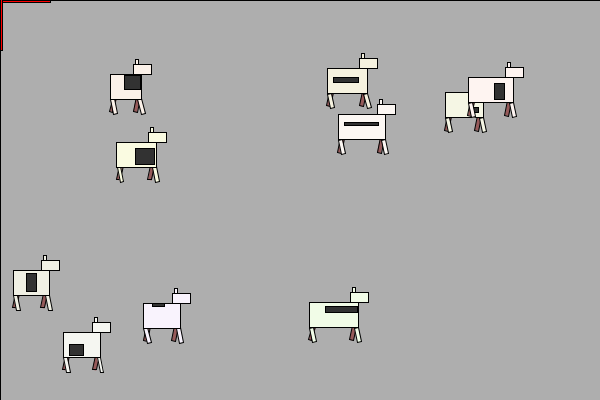
Frame 1 (no input)
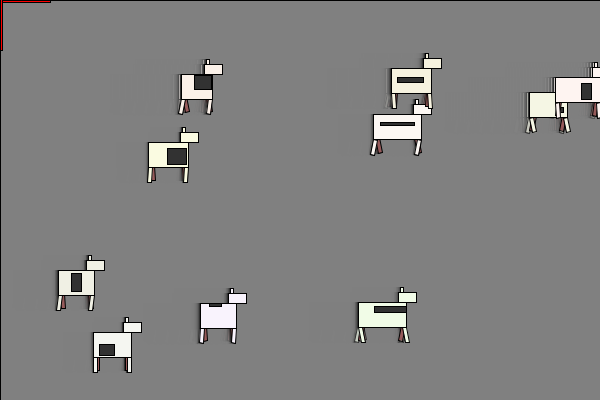
Frame 60 (the mouse pressed at the canvas centre just before this capture)
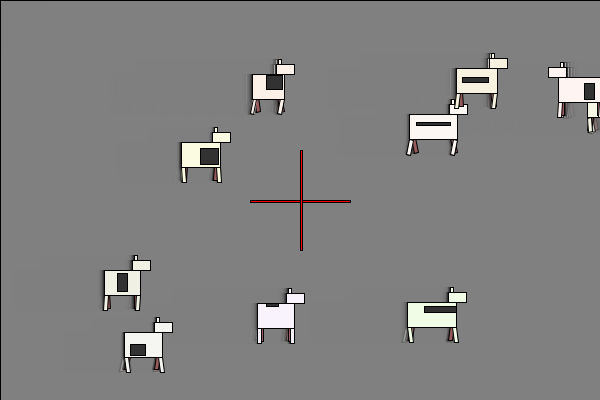
Frame 120 (the mouse held since frame 60 and released just before this capture)

The Processing sketch that drew these frames (run headless with seeded random() and noise(); from frame 60 on, the mouse is pressed at the canvas centre):

// Processing sketch: cowGame
// ── cowGame.pde
Cow [] cows;

void setup() {
  size(600, 400);
  cows = new Cow[10];

  for (int i = 0; i < cows.length; ++i) {
    cows[i] = new Cow(color(random(240, 255), random(240, 255), random(220, 255)));
  }
   for (int j = 0; j < cows.length; ++j) {
     println("cow x: "+cows[j].x);
   }
}

void draw() {
  clearBackground();
  for (int i = 0; i < cows.length; ++i) {
    cows[i].update();
    cows[i].checkBoundaries();
    cows[i].display();
  }
  // b0.update();
  // b0.checkBoundaries();
  // b0.display();

  // b1.update();
  // b1.checkBoundaries();
  // b1.display();

  // b2.update();
  // b2.checkBoundaries();
  // b2.display();

  // b3.update();
  // b3.checkBoundaries();
  // b3.display();
  fill(255,0,0);
  rect(mouseX-50,mouseY,100,2);
  rect(mouseX,mouseY-50,2,100);
  noCursor();
}
void clearBackground() {
  fill(128, 100);
  rect(0, 0, width, height);
}

// ── Cow.pde
class Cow {
  //variables
  float x;
  float y;
  float w;
  float h;
  color c;
  float speedX;
  float speedY;
  float footStep;
  float footMove;

  float sx,sy,sw,sh;

  //constructor
  Cow(color cTemp) {
    x = random (1, 599);
    y = random (20, 350);
    w = random (30, 50);
    h = 25;
    c = cTemp;
    speedX = random(1, 3);
    speedY = random(0, 1);
    footStep = 0;
    footMove = speedX;
    
    sw = random(2, w-5);
    sh = random(2,h-5);
    sx = random(5, w-sw);
    sy = random(0, h-sh);
  }
  //methods
  void update() {
    // y += speedY;
    x += speedX/2;
  }
  void checkBoundaries() {
    // if (y < 0 || y > 400) {
    //   speedY *= -1;
    // }
    if (x < 0 || x > 600) {
      speedX *= -1;
    }
  }
  void display() {
    //fill behind legs
    fill(150,90,90);
    //draw left behind
    pushMatrix();
      translate(x+4, y+h);
      rotate(radians(-footStep+12));
      rect(-2, -2, 4, 15);
    popMatrix();
    //draw right behind
    pushMatrix();
      translate(x+w-4, y+h);
      rotate(radians(-footStep+12));
      rect(-2, -2, 4, 15);
    popMatrix();
    //fill body
    fill(c);
    //draw left front
    pushMatrix();
      translate(x+2, y+h);
      rotate(radians(footStep-12));
      rect(-2, 0, 4, 15);
    popMatrix();
    //draw right front
    pushMatrix();
      translate(x+w-2, y+h);
      rotate(radians(footStep-12));
      rect(-2, 0, 4, 15);
    popMatrix();

    //draw body
    rect(x, y, w, h);
    fill(50);
    rect(x+sx,y+sy,sw,sh);
    
    //adjust leg position based on speed
    footStep = (footStep+footMove)%24;
    fill(c);
    //flip head
    if (speedX>0) {
      rect(x+w-6,y-15,3,5);
      rect(x+w-8, y-10, 18, 10);
    } else {
      rect(x+2,y-15,3,5);
      rect(x-10, y-10, 18, 10);
    }
  }
}
